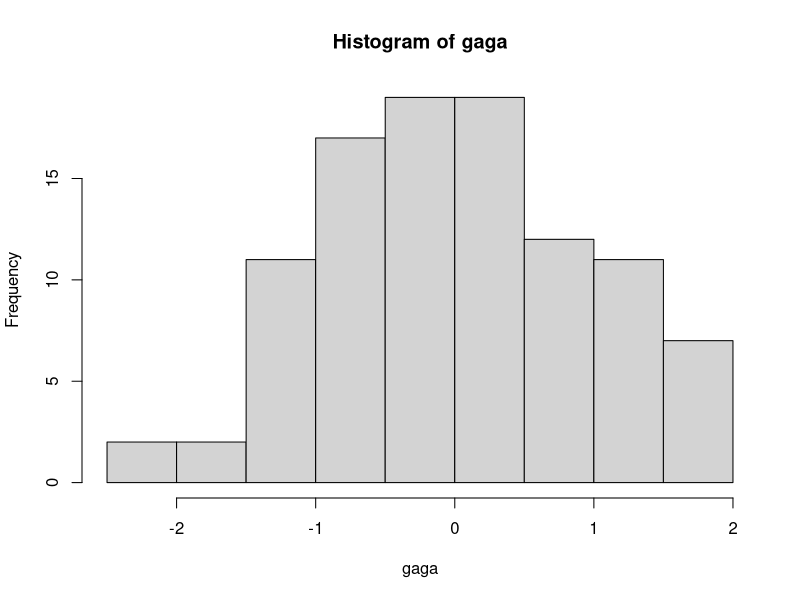
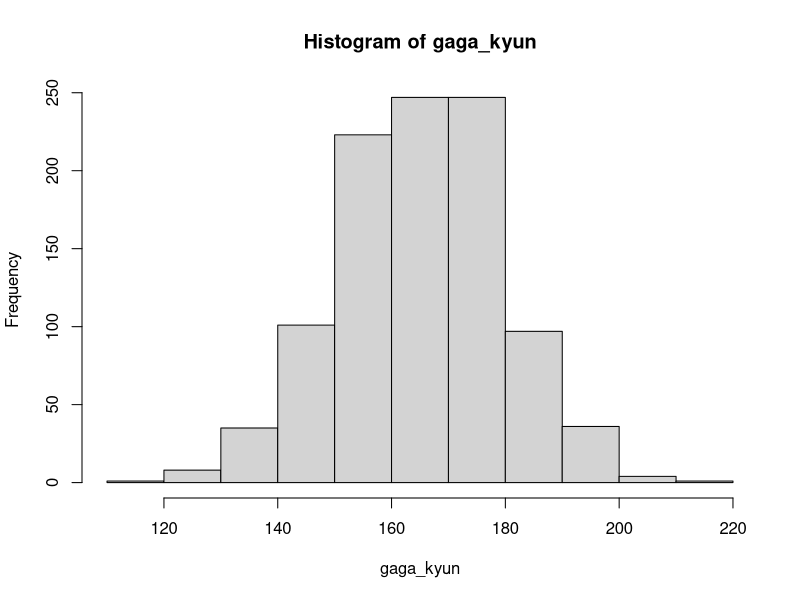
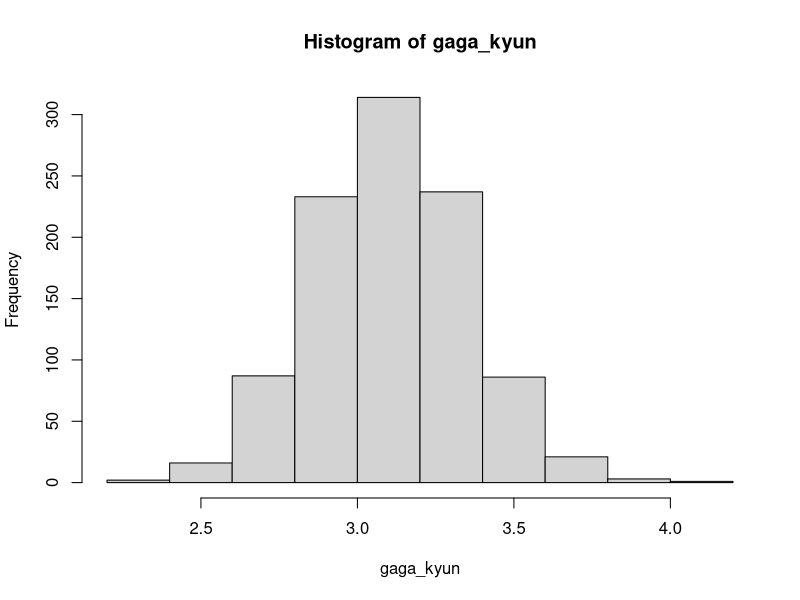

These charts were generated, in order, by the following R code:
#membangkitkan data yang berdistribusi Normal
gaga=rnorm(100, 0, 1)
View(gaga)
hist(gaga)

pnorm(160, 165, 6)

#peluang menemukan seorang mhs yang tingginya lebih dari 180 cm
1-pnorm(180, 165, 6)

#Jika dipilih 5 orang mahasiswa, berapa peluang terdapat 2 mahasiswa yang tingginya antara 160 dan 180 cm?
pnorm(180, 165,6) - pnorm(160, 165,6)
dbinom(2, 5, 0.791462)

#persentase peserta tes masuk yang memiliki nilai 84 atau lebih? jika rerata 72 dan simpangan baku 15.2.
pnorm(84, mean=72, sd=15.2, lower.tail=FALSE)
1-pnorm(84, 72, 15.2)


#TUGAS GAGA

#bangkitin data dgn n = 1000
gaga_kyun=rnorm(1000,165,15 )
View(gaga_kyun)
hist(gaga_kyun)

gaga_kyun=rnorm(1000,3.12,0.25 )
View(gaga_kyun)
hist(gaga_kyun)

#TUGAS II
pnorm(150,165,6)

1-pnorm(170, 165, 6)

pnorm(180, 165,6) - pnorm(150, 165,6)
dbinom(2, 7,0.9875807)

#TUGAS III
#peluang waktu perjalanan yang ditempuh Agus berkisar 125 hingga 158 menit

prob_diatas_158= pnorm(158, mean = 175, sd = 30, lower.tail = FALSE)
print(prob_diatas_158)
prob_dibawah_125= pnorm(125, mean = 175, sd = 30, lower.tail = TRUE)
print(prob_dibawah_125)
#probabilitas range
prob_range = 1 - prob_diatas_158 - prob_dibawah_125
print(prob_range)

1-pnorm(150, 175, 30)